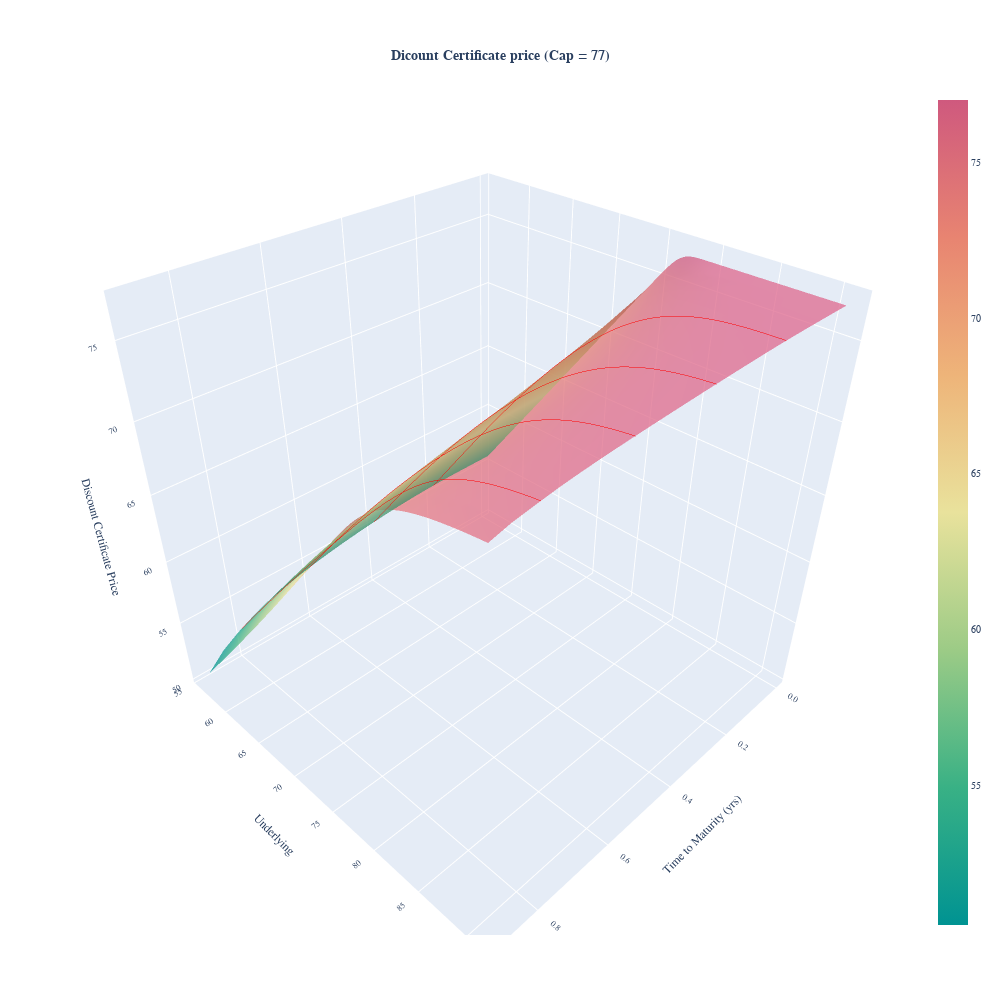

The code cell stored with this chart in its notebook:
### Code cell
## surface plot:

fwd_spots = np.linspace(S0*0.8, S0*1.3, 101)
ttm = np.linspace(0.1, 1-1/365, 21)
# ttm[0] = 0.001
    
dc_prices = []
for i in range(len(fwd_spots)):
    scp_per_mat = []
    for j in range(len(ttm)):
        scp_per_mat.append(B76OptionPricer('c', fwd_spots[i], K, r_dsc, ssvi_param.calc_implied_vol(ttm[j],fwd_spots[i]/cap ), T, ttm[j]))
    dc_prices.append(fwd_spots[i]-scp_per_mat)


fig_surf = go.Figure(data=[go.Surface(x=T-ttm, y=fwd_spots,z=dc_prices
                        ,contours = {"x": {"show": True,"size": 0.1, "color":"red"},
                                    #"y": {"show": True,"size": 0.1, "color":"red"},
                                    }
                        ,opacity = .75
                        ,hovertemplate =
                        'Underlying:  %{y: .1f}' +
                        '<br>Maturity (yrs): %{x:.0}' +
                        '<br>Price: %{z:.1f}<extra></extra>'
                     ,colorscale = 'temps')
                     ])

fig_surf.update_layout(
    title={
        'text': "<b>Dicount Certificate price (Cap = 77)</b>",
        'y': 0.95,
        'x': 0.5,
        'xanchor': 'center',
        'yanchor': 'top'
    }
    # ,autosize=True
    ,
    width=1000,
    height=1000,
    scene=dict(xaxis_title='Time to Maturity (yrs)',
               xaxis_tickformat='.1f',
               # xaxis_autorange='reversed',
               yaxis_title='Underlying',
               yaxis_tickformat='.f', #'.2%'
               zaxis_title='Discount Certificate Price',
               zaxis_tickformat='.f'),
    font=dict(family="Courier New, monospace", size=10),
    margin=dict(l=65, r=50, b=65, t=90))

fig_surf.show()

### Figure 1 — Plotly figure (JSON) as saved in the notebook; plotly's stock layout.template omitted (floating-point values rounded to 4 significant figures; data arrays with more than 128 entries replaced by an {"elided": "..."} marker saying what was removed)
{"data": [{"colorscale": [[0, "rgb(0, 147, 146)"], [0.1667, "rgb(57, 177, 133)"], [0.3333, "rgb(156, 203, 134)"], [0.5, "rgb(233, 226, 156)"], [0.6667, "rgb(238, 180, 121)"], [0.8333, "rgb(232, 132, 113)"], [1, "rgb(207, 89, 126)"]], "contours": {"x": {"color": "red", "show": true, "size": 0.1}}, "hovertemplate": "Underlying:  %{y: .1f}<br>Maturity (yrs): %{x:.0}<br>Price: %{z:.1f}<extra></extra>", "opacity": 0.75, "type": "surface", "x": [0.9, 0.8551, 0.8103, 0.7654, 0.7205, 0.6757, 0.6308, 0.586, 0.5411, 0.4962, 0.4514, 0.4065, 0.3616, 0.3168, 0.2719, 0.2271, 0.1822, 0.1373, 0.09247, 0.0476, 0.00274], "y": [56, 56.35, 56.7, 57.05, 57.4, 57.75, 58.1, 58.45, 58.8, 59.15, 59.5, 59.85, 60.2, 60.55, 60.9, 61.25, 61.6, 61.95, 62.3, 62.65, 63, 63.35, 63.7, 64.05, 64.4, 64.75, 65.1, 65.45, 65.8, 66.15, 66.5, 66.85, 67.2, 67.55, 67.9, 68.25, 68.6, 68.95, 69.3, 69.65, 70, 70.35, 70.7, 71.05, 71.4, 71.75, 72.1, 72.45, 72.8, 73.15, 73.5, 73.85, 74.2, 74.55, 74.9, 75.25, 75.6, 75.95, 76.3, 76.65, 77, 77.35, 77.7, 78.05, 78.4, 78.75, 79.1, 79.45, 79.8, 80.15, 80.5, 80.85, 81.2, 81.55, 81.9, 82.25, 82.6, 82.95, 83.3, 83.65, 84, 84.35, 84.7, 85.05, 85.4, 85.75, 86.1, 86.45, 86.8, 87.15, 87.5, 87.85, 88.2, 88.55, 88.9, 89.25, 89.6, 89.95, 90.3, 90.65, 91], "z": {"elided": "101x21 float values"}}], "layout": {"font": {"family": "Courier New, monospace", "size": 10}, "height": 1000, "margin": {"b": 65, "l": 65, "r": 50, "t": 90}, "scene": {"xaxis": {"tickformat": ".1f", "title": {"text": "Time to Maturity (yrs)"}}, "yaxis": {"tickformat": ".f", "title": {"text": "Underlying"}}, "zaxis": {"tickformat": ".f", "title": {"text": "Discount Certificate Price"}}}, "title": {"text": "<b>Dicount Certificate price (Cap = 77)</b>", "x": 0.5, "xanchor": "center", "y": 0.95, "yanchor": "top"}, "width": 1000}}
